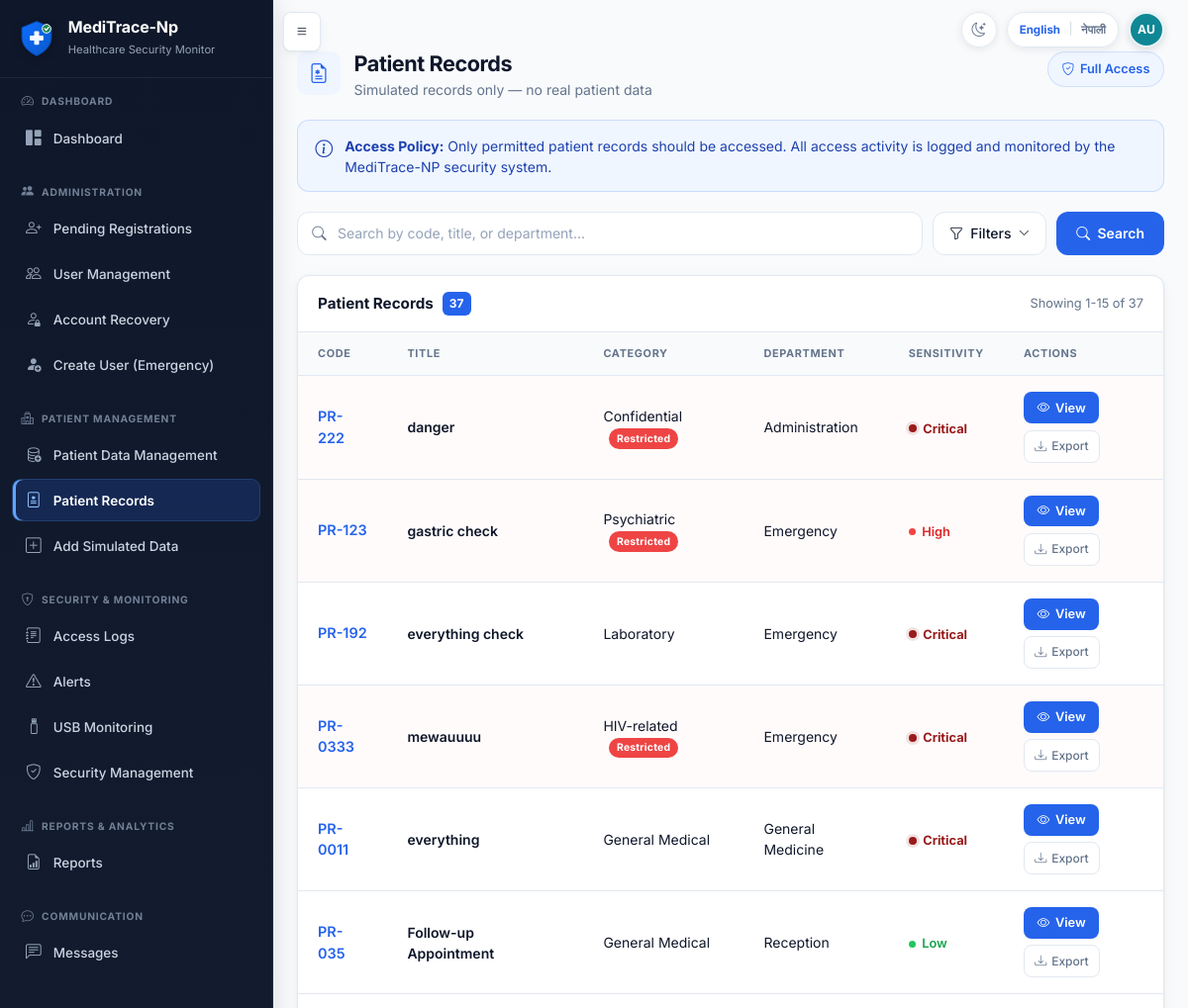
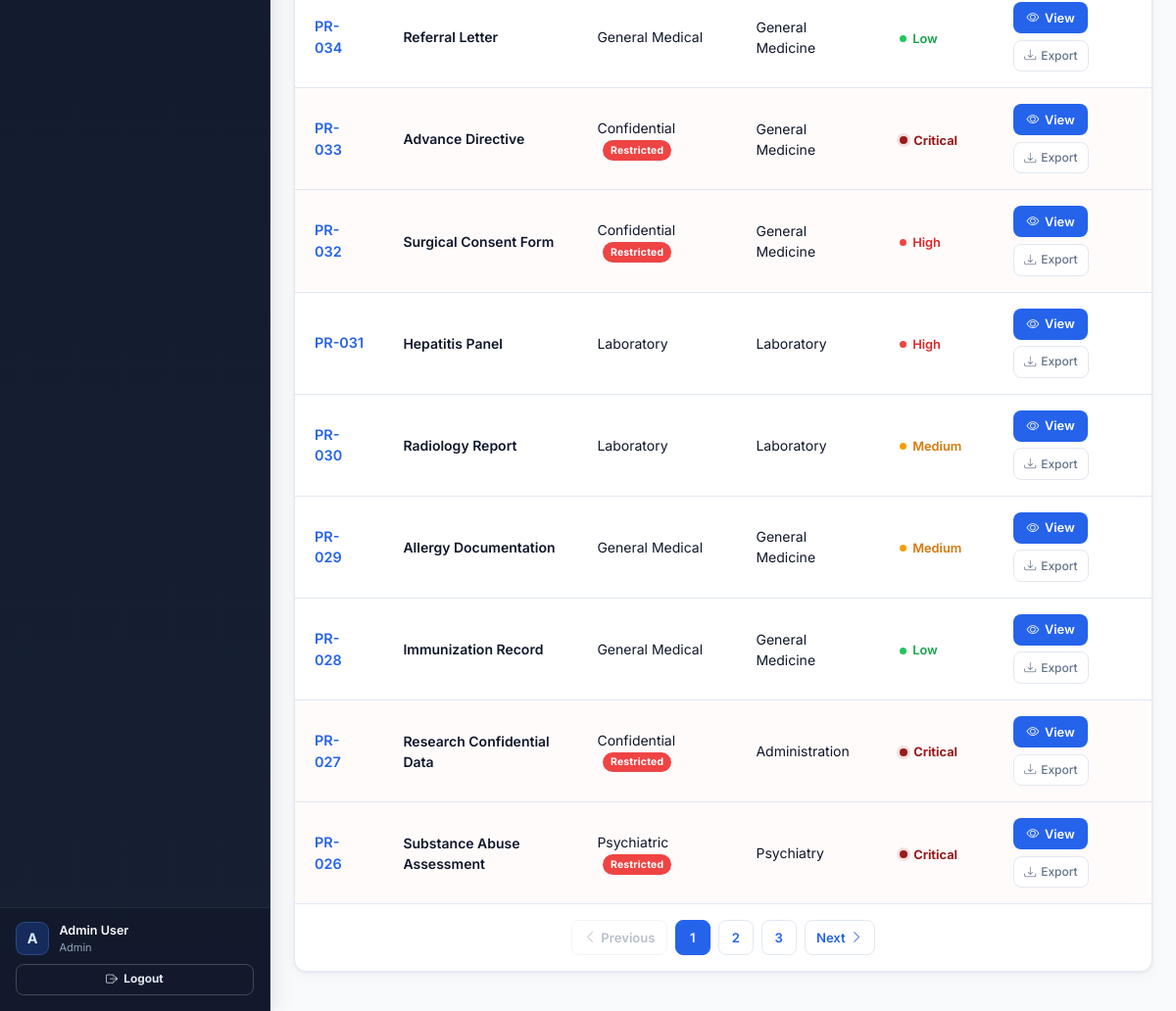
The app's page /records (signed in), older data (2 pictures, top to bottom).
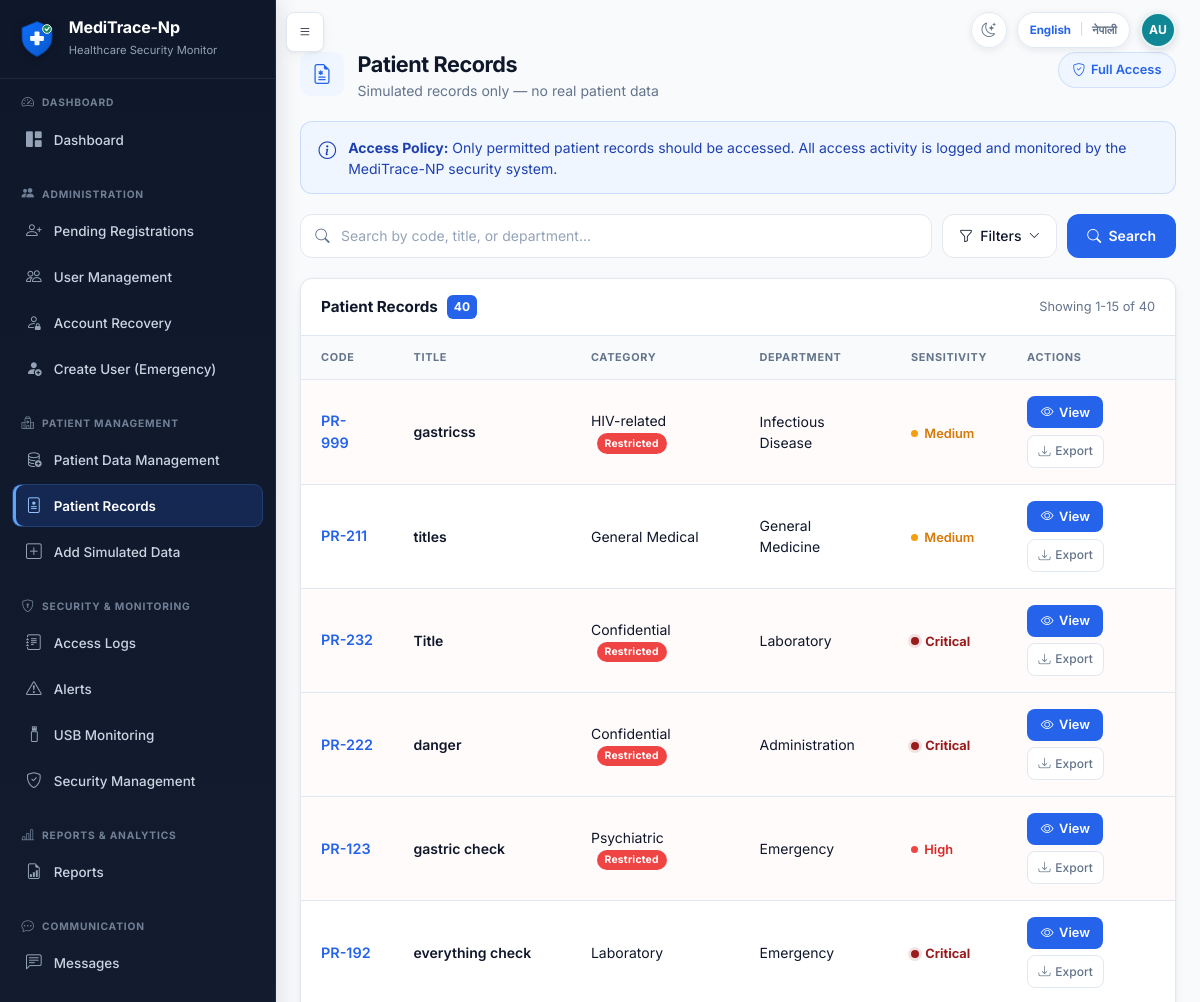
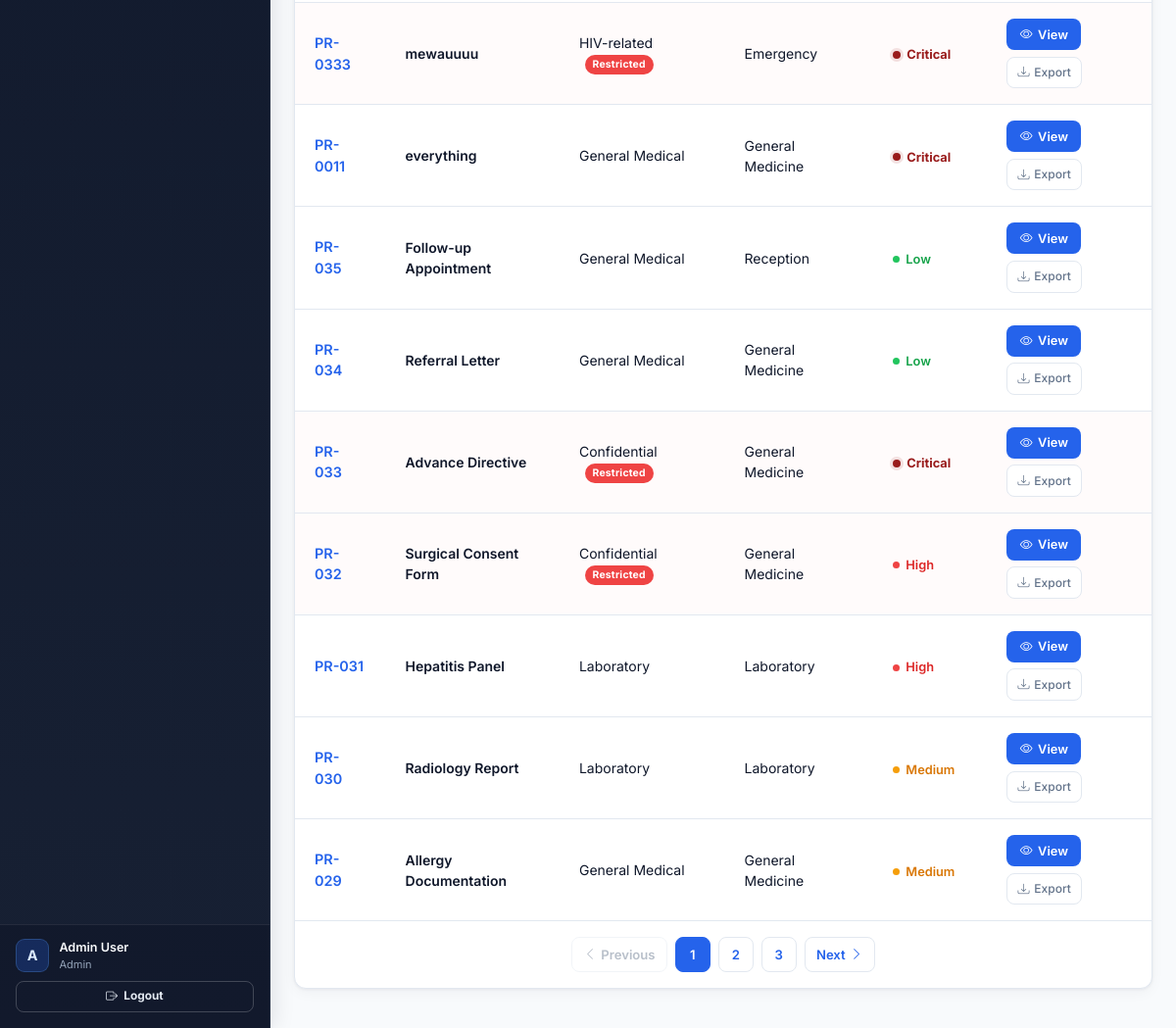
The same page, newer data (2 pictures, top to bottom).
### tables this page shows
CREATE TABLE patient_records (
            id INTEGER PRIMARY KEY AUTOINCREMENT,
            patient_code TEXT NOT NULL UNIQUE,
            record_title TEXT NOT NULL,
            record_category TEXT NOT NULL,
            department TEXT NOT NULL,
            sensitivity_level TEXT NOT NULL,
            content TEXT NOT NULL,
            created_at TEXT NOT NULL
        , is_active INTEGER NOT NULL DEFAULT 1, patient_identifier TEXT, patient_name TEXT, patient_age INTEGER, patient_gender TEXT, ward TEXT, admission_date TEXT, attending_doctor TEXT, primary_condition TEXT, clinical_notes TEXT, medication_or_treatment TEXT, relevant_observations TEXT, heart_rate INTEGER, blood_pressure TEXT, temperature REAL, oxygen_saturation REAL);

### app.py (the view)
@app.route('/records')
@login_required
@staff_or_admin_required
def patient_records():
    filters = {
        'search': request.args.get('search', '').strip(),
        'category': request.args.get('category', '').strip(),
        'department': request.args.get('department', '').strip(),
        'sensitivity': request.args.get('sensitivity', '').strip(),
        'restricted': request.args.get('restricted', '').strip(),
    }
    try:
        page = max(int(request.args.get('page', 1)), 1)
    except (TypeError, ValueError):
        page = 1
    if filters['sensitivity']:
        try:
            filters['sensitivity'] = normalize_sensitivity(filters['sensitivity'])
        except ValueError:
            filters['sensitivity'] = ''
    records, pagination = get_patient_records_page(
        current_user.role,
        current_user.is_admin_panel,
        filters=filters,
        page=page,
        per_page=15,
    )
    if filters['search']:
        for rec in records[:5]:
            process_access(current_user, rec, 'search')
    return render_template(
        'patient_records.html',
        records=records,
        filters=filters,
        pagination=pagination,
        page_numbers=pagination_window(pagination['page'], pagination['total_pages']),
        categories=Config.RECORD_CATEGORIES,
        departments=Config.DEPARTMENTS,
        sensitivities=Config.SENSITIVITY_LEVELS,
    )

### account_recovery.py (called while the page is built)
def _actor_dict(actor):
    return getattr(actor, '_raw', actor) or {}

def _visibility(actor, alias='r'):
    actor = _actor_dict(actor)
    if actor.get('role') == 'Super Admin':
        return '1=1', []
    if actor.get('role') == 'Admin':
        return (
            f"{alias}.requested_destination = 'administrator' AND ("
            f"{alias}.matched_user_id IS NULL OR NOT EXISTS ("
            f"SELECT 1 FROM users scoped_user WHERE scoped_user.id = {alias}.matched_user_id "
            f"AND scoped_user.role IN ('Admin', 'Super Admin')))"
        ), []
    return '1=0', []

def get_recovery_request_count(actor, open_only=True):
    where, params = _visibility(actor)
    status_sql = " AND r.status IN ('pending', 'in_review', 'identity_verified')" if open_only else ''
    conn = get_db()
    count = conn.execute(
        f'SELECT COUNT(*) AS count FROM account_recovery_requests r WHERE {where}{status_sql}',
        params,
    ).fetchone()['count']
    conn.close()
    return count

### app.py (called while the page is built, shortened)
def pagination_window(current_page, total_pages):
    if total_pages <= 7:
        return list(range(1, total_pages + 1))

### record_policy.py (called while the page is built, shortened)
def _as_explicit_boolean(value):
    if value is None:
        return None

### templates/patient_records.html (shortened to what the changed rows need)
{% extends "base.html" %}
{% from "macros.html" import sensitivity_pill %}
{% block extra_head %}
<link href="{{ url_for('static', filename='css/patient-records.css') }}" rel="stylesheet">
{% endblock %}
{% block content %}
<div class="pr-page">
    <header class="pr-page-header">
        <div class="pr-page-header-left">
            <div>
                <h1 class="pr-page-title">Patient Records</h1>
            </div>
        </div>
    </header>
    <div class="pr-table-card">
        <div class="pr-table-card-header">
            <h2 class="pr-table-card-title">
                Patient Records
                <span class="pr-count-badge" id="prTotalCount">{{ pagination.total }}</span>
            </h2>
            <span class="pr-showing-text" id="prShowingCount">Showing {{ pagination.start }}-{{ pagination.end }} of {{ pagination.total }}</span>
        </div>
        {% if records %}
        <div class="pr-table-wrap">
            <table class="pr-table" id="prRecordsTable">
                <thead>
                    <tr>
                        <th scope="col">Code</th>
                        <th scope="col">Title</th>
                        <th scope="col">Category</th>
                        <th scope="col">Department</th>
                        <th scope="col">Sensitivity</th>
                        <th scope="col">Actions</th>
                    </tr>
                </thead>
                <tbody>
                    {% for r in records %}
                    <tr
                        data-record-id="{{ r.id }}"
                        data-category="{{ r.record_category }}"
                        data-department="{{ r.department }}"
                        data-sensitivity="{{ r.sensitivity_level }}"
                        class="{% if r.is_restricted %}pr-row-restricted{% endif %}"
                    >
                        <td><span class="pr-code">{{ r.patient_code }}</span></td>
                        <td><span class="pr-title">{{ r.record_title }}</span></td>
                        <td class="pr-cell-muted">
                            {{ r.record_category }}
                            {% if r.is_restricted %}
                            <span class="pr-restricted-badge">Restricted</span>
                            {% endif %}
                        </td>
                        <td class="pr-cell-muted">{{ tr_display(r.department) }}</td>
                        <td>{{ sensitivity_pill(r.sensitivity_level) }}</td>
                        <td>
                            <div class="pr-actions">
                                <a
                                    href="{{ url_for('record_detail', record_id=r.id) }}"
                                    class="pr-btn-view"
                                    aria-label="View record {{ r.patient_code }}"
                                >
                                    <i class="bi bi-eye"></i> View
                                </a>
                                <a
                                    href="{{ url_for('record_export', record_id=r.id) }}"
                                    class="pr-btn-export"
                                    aria-label="Log export for {{ r.patient_code }}"
                                    title="Log export to USB monitoring"
                                >
                                    <i class="bi bi-download"></i> Export
                                </a>
                            </div>
                        </td>
                    </tr>
                    {% endfor %}
                </tbody>
            </table>
        </div>
        {% else %}
        <div class="pr-empty">
            <i class="bi bi-inbox"></i>
            <p class="pr-empty-title">No records found</p>
            <p class="mb-0">Try adjusting your search or filters, or contact an administrator.</p>
        </div>
        {% endif %}
        {% if pagination.total_pages > 1 %}
        <nav class="pr-pagination" aria-label="Patient record pages">
            <a class="pr-page-link{% if not pagination.has_previous %} disabled{% endif %}"
               {% if pagination.has_previous %}href="{{ url_for('patient_records', page=pagination.previous_page, search=filters.search, category=filters.category, department=filters.department, sensitivity=filters.sensitivity, restricted=filters.restricted) }}"{% else %}aria-disabled="true" tabindex="-1"{% endif %}
               aria-label="Previous page"><i class="bi bi-chevron-left"></i>Previous</a>
            {% for page_number in page_numbers %}
                {% if page_number is none %}
                <span class="pr-page-ellipsis" aria-hidden="true">...</span>
                {% else %}
                <a class="pr-page-link{% if page_number == pagination.page %} active{% endif %}"
                   href="{{ url_for('patient_records', page=page_number, search=filters.search, category=filters.category, department=filters.department, sensitivity=filters.sensitivity, restricted=filters.restricted) }}"
                   {% if page_number == pagination.page %}aria-current="page"{% endif %}
                   aria-label="Page {{ page_number }}">{{ page_number }}</a>
                {% endif %}
            {% endfor %}
            <a class="pr-page-link{% if not pagination.has_next %} disabled{% endif %}"
               {% if pagination.has_next %}href="{{ url_for('patient_records', page=pagination.next_page, search=filters.search, category=filters.category, department=filters.department, sensitivity=filters.sensitivity, restricted=filters.restricted) }}"{% else %}aria-disabled="true" tabindex="-1"{% endif %}
               aria-label="Next page">Next<i class="bi bi-chevron-right"></i></a>
        </nav>
        {% endif %}
    </div>
</div>
{% endblock %}

### templates/macros.html (shortened to what this page needs)
{% macro user_initials(user) -%}
{% set full_name = user.full_name|default('', true)|trim %}
{% set display_name = user.display_name|default('', true)|trim %}
{% set username = user.username|default('', true)|trim %}
{% set initials_source = full_name or display_name or username %}
{% set name_parts = initials_source.split() %}
{% if name_parts|length > 1 %}{{ (name_parts[0][0] ~ name_parts[-1][0])|upper }}
{% elif name_parts|length == 1 %}{{ name_parts[0][0]|upper }}
{% else %}?{% endif %}
{%- endmacro %}
{% macro sensitivity_pill(level) %}
{% set key = sensitivity_key(level) %}
{% if key == 'critical' %}
<span class="pr-sensitivity pr-sensitivity-critical"><span class="pr-dot" aria-hidden="true"></span>{{ tr_display(sensitivity_label(level)) }}</span>
{% elif key == 'high' %}
<span class="pr-sensitivity pr-sensitivity-high"><span class="pr-dot" aria-hidden="true"></span>{{ tr_display(sensitivity_label(level)) }}</span>
{% elif key == 'medium' %}
<span class="pr-sensitivity pr-sensitivity-medium"><span class="pr-dot" aria-hidden="true"></span>{{ tr_display(sensitivity_label(level)) }}</span>
{% elif key == 'low' %}
<span class="pr-sensitivity pr-sensitivity-low"><span class="pr-dot" aria-hidden="true"></span>{{ tr_display(sensitivity_label(level)) }}</span>
{% else %}
<span class="pr-sensitivity pr-sensitivity-neutral"><span class="pr-dot" aria-hidden="true"></span>{{ tr_display(sensitivity_label(level)) }}</span>
{% endif %}
{% endmacro %}

Row changes from the older to the newer data that the page shows:
no longer on this page (row unchanged): patient_records: patient_code "PR-028", record_title "Immunization Record", record_category "General Medical", department "General Medicine", sensitivity_level "Low"
no longer on this page (row unchanged): patient_records: patient_code "PR-027", record_title "Research Confidential Data", record_category "Confidential", shows "Restricted", department "Administration", sensitivity_level "Critical"
no longer on this page (row unchanged): patient_records: patient_code "PR-026", record_title "Substance Abuse Assessment", record_category "Psychiatric", shows "Restricted", department "Psychiatry", sensitivity_level "Critical"
added patient_records: patient_code "PR-999", record_title "gastricss", record_category "HIV-related", shows "Restricted", department "Infectious Disease", sensitivity_level "Medium"
added patient_records: patient_code "PR-211", record_title "titles", record_category "General Medical", department "General Medicine", sensitivity_level "Medium"
added patient_records: patient_code "PR-232", record_title "Title", record_category "Confidential", shows "Restricted", department "Laboratory", sensitivity_level "Critical"
Text that changed along with them:
{{ pagination.total }}: "37" → "40"
